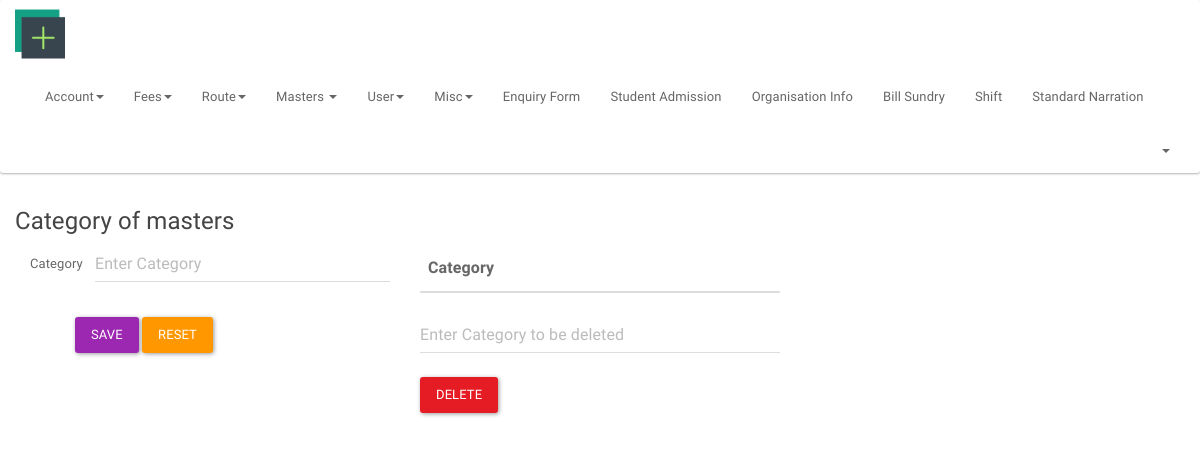
Page /index.php/admin/masters_category on the earlier database version.
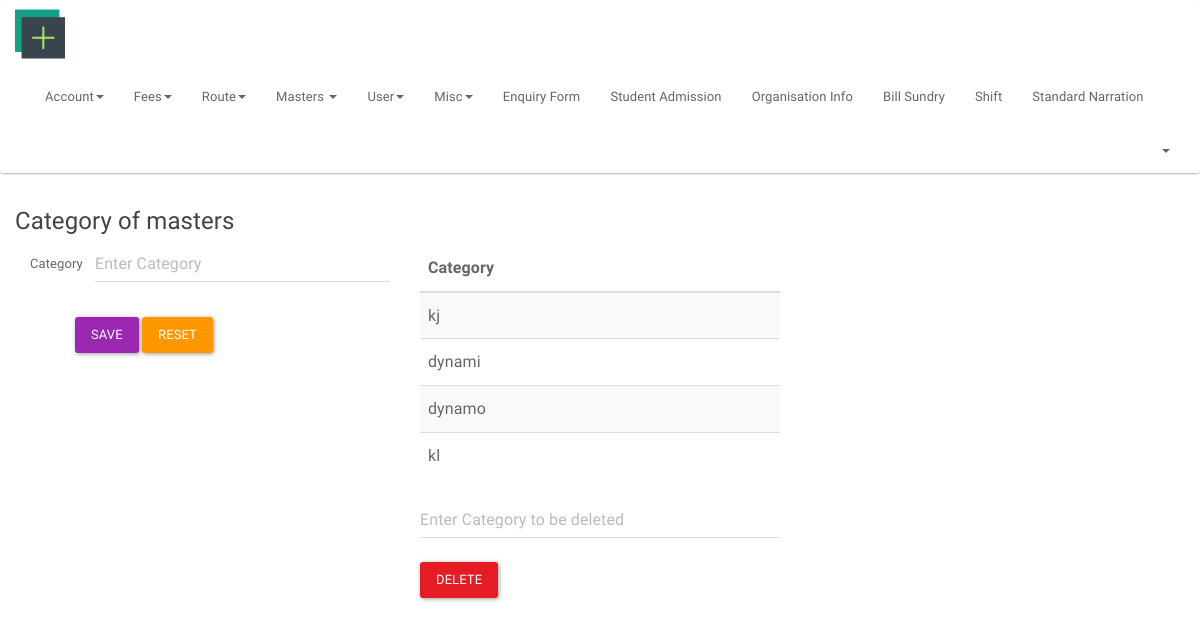
Same page on the later database version.
### tables this page shows
CREATE TABLE `category` (
  `category_id` int(11) NOT NULL,
  `category_name` varchar(10) NOT NULL
);

### application/controllers/admin.php (called while the page is built, shortened)
<?php
class Admin extends MY_Controller
{
    public function __construct()
    {
        $this->load->view('private/admin/header');
        $this->load->view('private/admin/footer');
        $this->form_validation->set_error_delimiters('<div class="text-danger">', '</div>');
    }
    public function masters_category()
    {
        $form_validation='category';
        $table_name='category';
        $view='category';
        $field='category_name';
        $this->insert_genric($form_validation,$table_name,$view,$field);
    }
    public function insert_genric($form_validation,$table_name,$view,$field)
    {
        if ($this->form_validation->run($form_validation)) {
            $this->load->model('add_model', 'am');
            $post = $this->input->post();
            unset($post['submit']);
            if ($this->am->insert_data($table_name,$post)) {
                $this->load->model('get_model', 'gm');
                $array = $this->gm->get_list($field,$table_name);
                $this->load->view('private/admin/masters/'.$view,['view'=>$array]);
            } else {
                echo 'Query failed in inserting record';
            }
        } else {
            $this->load->model('get_model', 'gm');
            $array = $this->gm->get_list($field,$table_name);
            $this->load->view('private/admin/masters/'.$view,['view'=>$array]);
        }
    }
}

### index.php (called while the page is built, shortened)
<?php
require_once BASEPATH.'core/CodeIgniter.php';

### application/models/get_model.php (called while the page is built, shortened)
<?php
class Get_model extends MY_Model
{
    public function get_list($field,$table_name)
    {
        $query = $this->db->select($field)->get($table_name);
        $res = $query->result();
        $array=json_decode(json_encode($res),true);
        return $array;
    }
}

### application/views/private/admin/masters/category.php (the view, shortened to what the changed rows need)
<div class="container">
    <div class="row">
        <div class="col-lg-4">
            <table class="table table-striped table-hover ">
                <thead>
                <tr>
                    <th>Category</th>
                </tr>
                </thead>
                <tbody>
                <?php foreach ($view as $category){
                    echo "<tr><td>".$category['category_name']."</td></tr>";
                }
                ?>
                </tbody>
            </table>
        </div>
    </div>
</div>

### application/views/private/admin/header.php (shortened to what the changed rows need)
<html>
<head>
    <link href="<?= base_url() ?>public/assets/css/bootswatch_paper.css" rel="stylesheet"/>
    <link href="<?= base_url() ?>public/assets/css/font-awesome.min.css" rel="stylesheet">
    <link href='<?= base_url() ?>public/assets/css/google_fonts.css' rel='stylesheet' type='text/css'>
</head>
<body>
<nav class="navbar navbar-default">
    <div class="container-fluid">
        <div class="navbar-header">
            <a class="navbar-brand" href="<?= site_url('dashboard/') ?>"><img
                        src="<?= base_url() ?>public/assets/img/dash.png" style="margin-top: -12px;" height="50" width="50"></a>
        </div>
    </div>
</nav>

Differences in the rows shown:
added category: category_name "kj"
added category: category_name "dynami"
added category: category_name "dynamo"
added category: category_name "kl"
